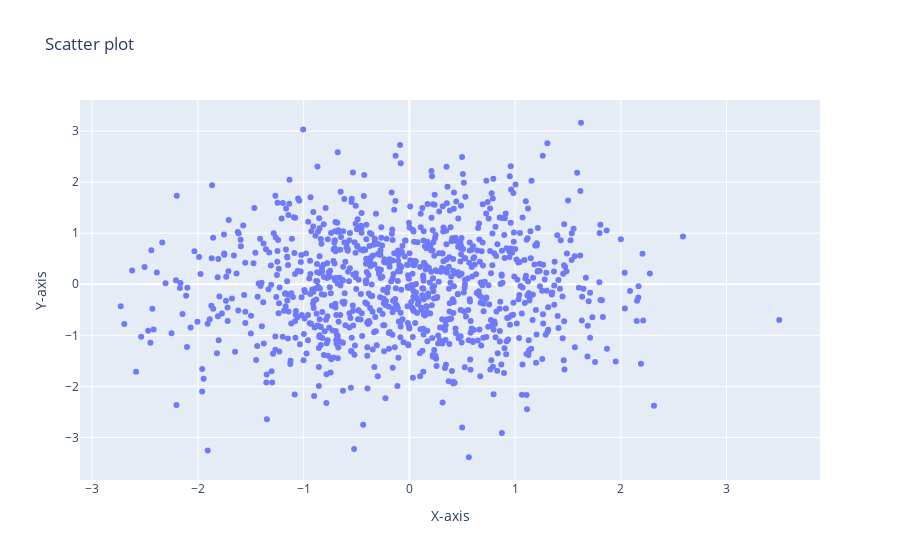

The notebook cell saved with this chart:
### Markdown cell above
1.Simple scatter plot

### Code cell
import plotly.graph_objects as pg
import numpy as np

x=np.random.randn(1000)
y=np.random.randn(1000)

fg=pg.Figure(data=pg.Scatter(x=x,y=y,mode='markers',opacity=0.9))
fg.update_layout(title='Scatter plot',xaxis_title='X-axis',yaxis_title='Y-axis')
fg.show()

### Figure 1 — Plotly figure (JSON) as saved in the notebook; plotly's stock layout.template omitted (floating-point values rounded to 4 significant figures; data arrays with more than 128 entries replaced by an {"elided": "..."} marker saying what was removed)
{"data": [{"mode": "markers", "opacity": 0.9, "type": "scatter", "x": {"elided": "1000 float values"}, "y": {"elided": "1000 float values"}}], "layout": {"title": {"text": "Scatter plot"}, "xaxis": {"title": {"text": "X-axis"}}, "yaxis": {"title": {"text": "Y-axis"}}}}
